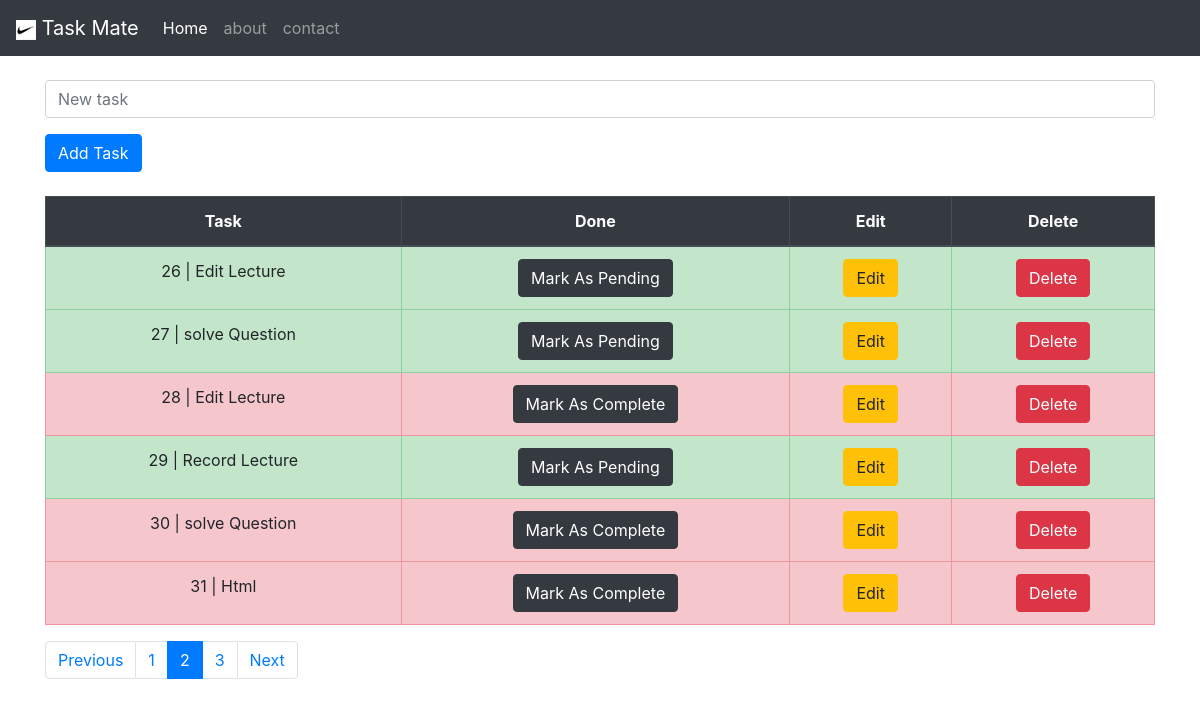
Page /task/?pg=2 on the committed database.
### todolist_app/models.py (models this page shows, shortened)
class TaskList(models.Model):
    task = models.CharField(max_length=300)
    done = models.BooleanField(default=False)

### todolist_app/views.py (the view)
# urls.py: path('', views.todolist, name='todolist'),
def todolist(request):
    if request.method == 'POST':
        form = TaskForm(request.POST or None)
        if form.is_valid():
            form.save()
            messages.success(request,('New Task Added!'))
            return redirect('todolist')
        else:
            return redirect('todolist')
    else:
        all_task = TaskList.objects.all()
        paginator = Paginator(all_task, 6)
        Page = request.GET.get('pg')
        all_task = paginator.get_page(Page)
        return render(request, 'todolist.html',{'all_task':all_task})

### todolist_app/templates/todolist.html (shortened to what this page needs)
{% extends 'base.html' %}
{% block content %}
<div class="container"><br/>
    <form method="post">
        <div class="form-group">
            <input type="text" class="form-control" placeholder="New task" name="task">
        </div>
        <button type="submit" class="btn btn-primary">Add Task</button>
    </form>
    <br/>
    <table class="table table-bordered text-center">
        <thead class="thead-dark">
        <tr>
            <th scope="col">Task</th>
            <th scope="col">Done</th>
            <th scope="col">Edit</th>
            <th scope="col">Delete</th>
        </tr>
        </thead>
        <tbody>
        {% for obj in all_task %}
            {% if obj.done %}
            <tr class="table-success">
                <td scope="row">{{ obj.id }} | {{ obj.task }}</td>
                <td><a href="{% url 'pending_task' obj.id %}"> <button type="button" class="btn btn-dark"> Mark As Pending</button></a></td>
                <td><a href="{% url 'edit_task' obj.id %}"> <button type="button" class="btn btn-warning"> Edit</button></a></td>
                <td><a href="{% url 'delete_task' obj.id %}"><button type="button" class="btn btn-danger"> Delete</button></a></td>
            </tr>
            {% else %}
            <tr class="table-danger">
                <td scope="row">{{ obj.id }} | {{ obj.task }}</td>
                <td> <a href="{% url 'complete_task' obj.id %}"> <button type="button" class="btn btn-dark"> Mark As Complete</button></a></td>
                <td><a href="{% url 'edit_task' obj.id %}"> <button type="button" class="btn btn-warning"> Edit</button></a></td>
                <td><a href="{% url 'delete_task' obj.id %}"><button type="button" class="btn btn-danger"> Delete</button></a></td>
            </tr>
            {% endif %}
        {% endfor %}
        </tbody>
    </table>
 <nav aria-label="...">
  <ul class="pagination">
    <li class="page-item ">
      <a class="page-link" href="?pg=1">Previous</a>
    </li>
      {% if all_task.has_previous %}
    <li class="page-item"><a class="page-link" href="?pg={{ all_task.previous_page_number }}">{{ all_task.previous_page_number }}</a></li>
      {% endif %}
      <li class="page-item active" aria-current="page">
      <a class="page-link" href="?pg={{ all_task.number }}">{{ all_task.number }}</a>
    </li>
      {% if all_task.has_next %}
      <li class="page-item"><a class="page-link" href="?pg={{ all_task.next_page_number }}">{{ all_task.next_page_number }}</a></li>
        {% endif %}
      <li class="page-item">
      <a class="page-link" href="?pg={{ all_task.paginator.num_pages }}">Next</a>
    </li>
  </ul>
</nav>
</div>
{% endblock %}

### rows in the picture
TaskList: id "26", task "Edit Lecture"
TaskList: id "27", task "solve Question"
TaskList: id "28", task "Edit Lecture"
TaskList: id "29", task "Record Lecture"
TaskList: id "30", task "solve Question"
TaskList: id "31", task "Html"

### other values in the picture
{{ all_task.previous_page_number }} "1"
{{ all_task.number }} "2"
{{ all_task.next_page_number }} "3"
